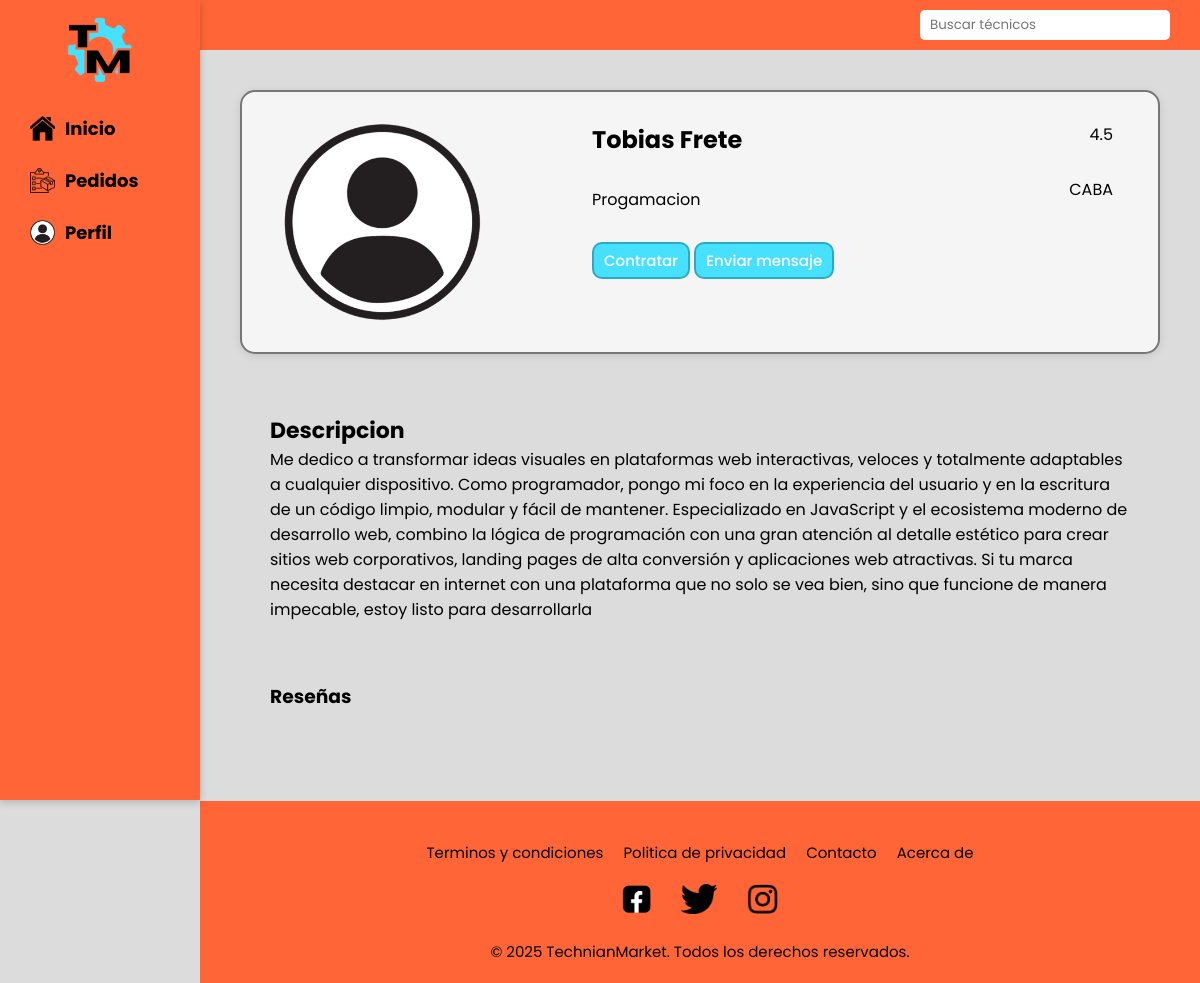
The app's page /tecnicos.php?id=8 with its own data.
### tables this page shows
CREATE TABLE `tecnicos` (
  `id_tecnico` int(11) NOT NULL,
  `nombre` varchar(30) NOT NULL,
  `apellido` varchar(30) NOT NULL,
  `id_especialidad` int(11) NOT NULL,
  `zona` varchar(50) NOT NULL,
  `valoracion_media` decimal(2,1) NOT NULL
);

CREATE TABLE `especialidades` (
  `id_especialidad` int(11) NOT NULL,
  `nom_especialidad` varchar(40) NOT NULL
);

CREATE TABLE `descripcion` (
  `id_descripcion` int(11) NOT NULL,
  `id_tecnico` int(11) NOT NULL,
  `mensaje` text NOT NULL
);

### tecnicos.php (the view, shortened to what this page needs)
<html lang="en">
<head>
    <link rel="stylesheet" href="tecnicos.css">
</head>
<body>
    <div class="top-bar">
        <div class="busqueda">
            <input type="text" placeholder="Buscar técnicos">
        </div>
    </div>
    <div class="container">
        <aside>
        <nav>
            <div class="logo">
                <img src="imagenes/logo.png" alt="">
            </div>
            <ul>
                <li><img src="imagenes/inicio.png" alt=""><a href="index.php">Inicio</a></li>
                <li><img src="imagenes/pedidos.png" alt=""><a href="pedidos.php">Pedidos</a></li>
                <li><img src="imagenes/perfil.png" alt=""><a href="perfil.php">Perfil</a></li>
            </ul>
        </nav>
        </aside>
            <main>
                        <?php
                        include("conexion.php");
                        $id_tecnico=$_GET["id"];
                        $sql="SELECT * FROM tecnicos WHERE id_tecnico = '$id_tecnico'";
                        $resultado=mysqli_query($conexion,$sql) or die("Error en SQL: " . mysqli_error($conexion));
                        $fila = mysqli_fetch_assoc($resultado);
                        $sql1="SELECT nom_especialidad FROM especialidades WHERE id_especialidad = {$fila['id_especialidad']}";
                        $res=mysqli_query($conexion, $sql1);
                        $fila_especialidad=mysqli_fetch_assoc($res);
                        $sql2="SELECT mensaje FROM descripcion WHERE id_tecnico = $id_tecnico";
                        $res2=mysqli_query($conexion, $sql2);
                        $fila_descripcion=mysqli_fetch_assoc($res2);
                        echo ('
                        <div class="tecnico">
                            <div class="data">
                            <img class="tecnico-ima" src="imagenes/perfil.png" alt="">
                            </div>
                            <div class="data">
                            <h2>'.$fila["nombre"].' '.$fila["apellido"].
                            '</h2>
                            <p>'.$fila_especialidad["nom_especialidad"].'</p>
                            <div class="tecnico-bot">
                            <button>Contratar</button>
                            <button>Enviar mensaje</button>
                            </div>
                            </div>
                            <div class="data-dos">
                                <p>'.$fila["valoracion_media"].'</p>
                                <p>'.$fila["zona"].'</p>
                            </div>
                        </div>
                        <div class="descripcion">
                            <h3>Descripcion</h3>
                            <p>'.$fila_descripcion["mensaje"].'</p>
                        </div>
                            ');
                        ?>
                        <div class="reseñas">
                            <h3>Reseñas</h3>
                        </div>
            </main>
            <footer>
        <div class="footer-links">
            <ul>
                <li><a href="">Terminos y condiciones</a></li>
                <li><a href="">Politica de privacidad</a></li>
                <li><a href="">Contacto</a></li>
                <li><a href="">Acerca de</a></li>
            </ul>
        </div>
        <div class="footer-media">
            <ul>
                <li><a target="_blank" href="https://www.facebook.com/"><img src="imagenes\facebook.png" alt=""></a></li>
                <li><a target="_blank" href="https://x.com/"><img src="imagenes\twitter.png" alt=""></a></li>
                <li><a target="_blank" href="https://www.instagram.com/"><img src="imagenes\instagram.png" alt=""></a></li>
            </ul>
        </div>
        <p>© 2025 TechnianMarket. Todos los derechos reservados.</p>
        </footer>
        </div>
</body>
</html>

### tecnicos.css (style rules this page uses)
* { margin: 0; padding: 0; box-sizing: border-box; font-family:"Poppins", Arial, Helvetica, sans-serif; }
body { background-color: rgb(220, 220, 220); scroll-behavior: smooth; }
.top-bar { width: calc(100%-200px); height: 50px; background-color:#ff6536; display: flex; justify-content: end; align-items: center; }
.busqueda { display: flex; align-items: center; gap: 10px; margin-right: 30px; }
.busqueda input { padding: 5px 10px; border: none; border-radius: 5px; width: 250px; outline: none; transition: 0.3s ease; }
.logo { display: flex; justify-content: center; width: 200px; }
.logo img { display: block; width: 80px; height: 80px; cursor: pointer; }
aside { width: 200px; height: 100vh; background-color:#ff6536; color: white; padding: 10px 0; position: fixed; top: 0; left: 0; z-index: 2; box-shadow: 0 2px 8px 0 rgba(0,0,0,0.2); }
aside ul { list-style: none; margin: 20px 0 0 20px; }
aside li { width: fit-content; font-weight: bold; margin-bottom: 15px; padding: 5px 10px; border-radius: 15px; display: flex; flex-direction: row; align-items: center; gap: 10px; transition: background-color 0.2s ease; }
aside a { color: rgb(0, 0, 0); text-decoration: none; font-size: 18px; }
aside img { width: 25px; height: 25px; }
.container { margin-left: 200px; }
main { padding: 40px; flex: 1; }
footer { margin-top: 20px; background-color: #ff6536; color: black; width: 100%; padding: 20px 0; text-align: center; font-size: 15px; bottom:0; }
.footer-links ul { list-style: none; display: flex; flex-wrap: wrap; justify-content: center; gap: 20px; margin: 20px 0; }
.footer-links a { text-decoration: none; color: black; transition: text-decoration 0.3s; }
.footer-media ul { list-style: none; display: flex; justify-content: center; gap: 30px; margin: 20px 0; }
.footer-media img { background-attachment: fixed; width: auto; height: 30px; }
footer p { font-size: 15px; color: black; }
.tecnico { background-color: whitesmoke; padding: 10px 20px; border-radius: 15px; box-shadow: 0 2px 8px rgba(0,0,0,0.1); text-align: center; border: solid 2px #777; transition: transform 0.3s ease, box-shadow 0.3s ease; animation: aparecer 0.5s ease; display: flex; gap:70px }
.tecnico-ima { width: 200px; height: 200px; border-radius: 50%; object-fit: cover; }
.tecnico-bot button { padding: 5px 10px; border-radius: 10px; font-size: 15px; border-style: solid; transition: background-color 0.3s ease; background-color: #47e0ff; color: white; font-weight: 500; cursor: pointer; border-color:#2caac4; }
.data, .data-dos { display: flex; flex-direction: column; gap: 30px; text-align: left; margin: 20px; }
.data-dos { flex: 1; text-align: right; margin-right: 25px; }
.descripcion, .reseñas { margin:30px; margin-top: 60px; }
.descripcion h3 { font-size: 22px; }

### records on screen
tecnicos: nombre "Tobias", apellido "Frete", valoracion_media "4.5", zona "CABA"
especialidades: nom_especialidad "Progamacion"
descripcion: mensaje "Me dedico a transformar ideas visuales en plataformas web interactivas, veloces y totalmente adaptables a cualquier dispositivo. Como programador, pongo mi foco en la experiencia del usuario y en la escritura de un código limpio, modular y fácil de mantener. Especializado en JavaScript y el ecosistema moderno de desarrollo web, combino la lógica de programación con una gran atención al detalle estético para crear sitios web corporativos, landing pages de alta conversión y aplicaciones web atractivas. Si tu marca necesita destacar en internet con una plataforma que no solo se vea bien, sino que funcione de manera impecable, estoy listo para desarrollarla"
